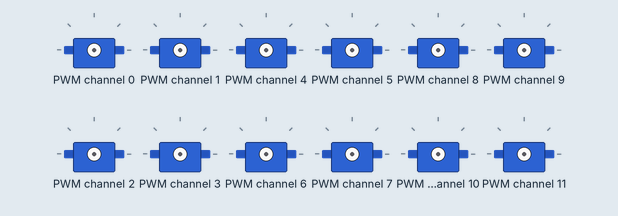
Simulated run of this program. Board: ESP32 board running MicroPython. Shown: 12 × servo. Servo angles are drawn from the pulse width (0.5 ms = 0°, 2.5 ms = 180°); what the program prints to the serial console is not drawn. At 16.1 s the program stops and its outputs stay as they are.

Above: at 0.1 s.
At 3.1 s:
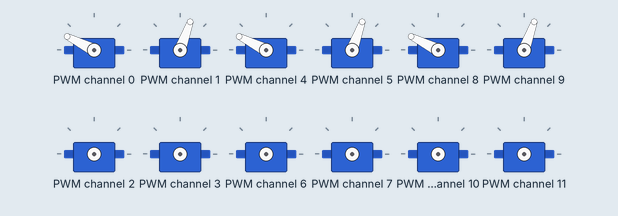
At 4.1 s:
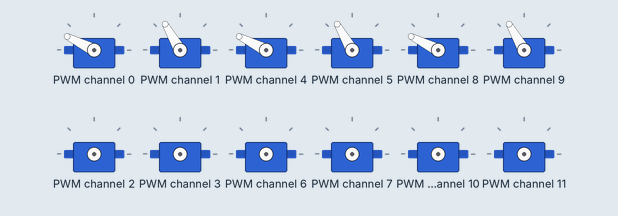
At 7.1 s:
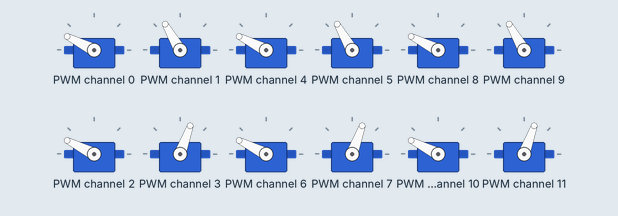
At 9.1 s:
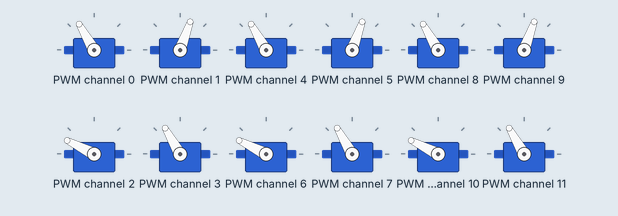
At 15.1 s:
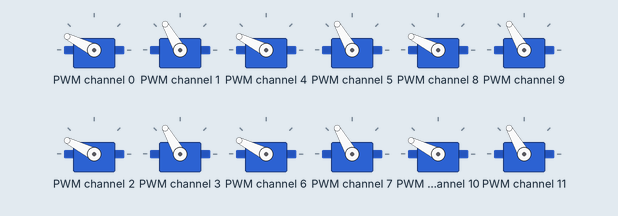
Timing chart, 0 to 16.6 s (numbered marks = the images above):
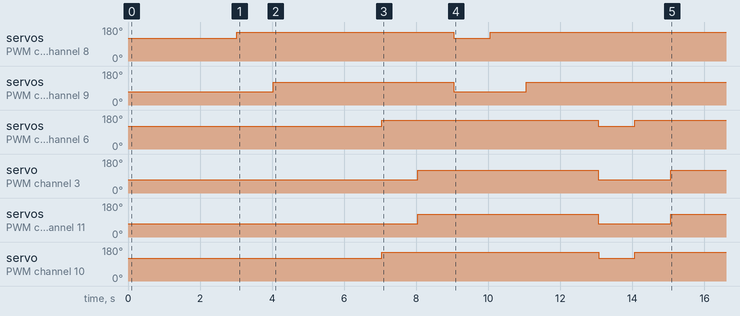

Measured:
- by itself, servo on PWM channel 0, servo on PWM channel 4, servo on PWM channel 8: 120° → 153° at 3.0 s, → 120° 6.0 s later, → 153° 1.0 s later
- by itself, servo on PWM channel 1, servo on PWM channel 5, servo on PWM channel 9: 70° → 120° at 4.0 s, → 70° 5.0 s later, → 120° 2.0 s later
- by itself, servo on PWM channel 2, servo on PWM channel 6, servo on PWM channel 10: 120° → 153° at 7.0 s, → 120° 6.0 s later, → 153° 1.0 s later
- by itself, servo on PWM channel 3, servo on PWM channel 7, servo on PWM channel 11: 70° → 120° at 8.0 s, → 70° 5.0 s later, → 120° 2.0 s later

The program:

Forward_V2-original-folder.py
```python
from machine import Pin, I2C
from time import sleep

# ================= CONFIG =================
PCA_ADDR = 0x40

# SG90 SAFE ANGLES
HIP_CENTER   = 90 #deg
HIP_FORWARD  = 120 #deg
HIP_BACKWARD = 60 #deg
KNEE_UP      = 45 #deg
KNEE_DOWN    = 90 #deg

STEP_DELAY = 1 #sec

print("Booting HEXAPOD TRIPOD WALK PROGRAM")

# ================= I2C =================
i2c = I2C(0, scl=Pin(22), sda=Pin(21), freq=100000)
devices = i2c.scan()
print("I2C devices:", devices)

if PCA_ADDR not in devices:
    raise Exception("PCA9685 not found")

# ================= PCA9685 =================
class PCA9685:
    def __init__(self, i2c, addr):
        self.i2c = i2c
        self.addr = addr
        self.i2c.writeto_mem(self.addr, 0x00, b'\x00')

    def set_freq(self, hz):
        prescale = int(25000000 / (4096 * hz) - 1)
        old = self.i2c.readfrom_mem(self.addr, 0x00, 1)[0]
        self.i2c.writeto_mem(self.addr, 0x00, bytes([(old & 0x7F) | 0x10]))
        self.i2c.writeto_mem(self.addr, 0xFE, bytes([prescale]))
        self.i2c.writeto_mem(self.addr, 0x00, bytes([old]))
        sleep(0.005)
        self.i2c.writeto_mem(self.addr, 0x00, bytes([old | 0xA1]))

    def set_pwm(self, ch, pulse):
        pulse = max(0, min(4095, pulse))
        reg = 0x06 + 4 * ch
        self.i2c.writeto_mem(
            self.addr,
            reg,
            bytearray([0, 0, pulse & 0xFF, pulse >> 8])
        )

pca = PCA9685(i2c, PCA_ADDR)
pca.set_freq(50)
print("PCA9685 ready @ 50Hz")

# ================= SERVO MAP =================
# leg : hip, knee
servos = {
    1: {"hip": 0,  "knee": 1},
    2: {"hip": 2,  "knee": 3},
    3: {"hip": 4,  "knee": 5},
    4: {"hip": 6,  "knee": 7},
    5: {"hip": 8,  "knee": 9},
    6: {"hip": 10, "knee": 11}
}

TRIPOD_A = [1, 3, 5]
TRIPOD_B = [2, 4, 6]

# ================= SERVO HELPERS =================
def angle_to_pulse(angle):
    angle = max(0, min(180, angle))
    return int(150 + (angle / 180) * 450)

def set_servo(ch, angle):
    pca.set_pwm(ch, angle_to_pulse(angle))

def set_leg(leg, hip, knee):
    set_servo(servos[leg]["hip"], hip)
    set_servo(servos[leg]["knee"], knee)
# ================= POSTURES =================
def stand():
    print("Standing posture")
    for leg in servos:
        set_leg(leg, HIP_CENTER, KNEE_DOWN)
        sleep(0.05)

def lift_tripod(tripod):
    for leg in tripod:
        set_leg(leg, HIP_CENTER, KNEE_UP)

def swing_tripod(tripod, direction):
    for leg in tripod:
        set_leg(leg, direction, KNEE_UP)

def plant_tripod(tripod, direction):
    for leg in tripod:
        set_leg(leg, direction, KNEE_DOWN)

# ================= WALK STEP =================
def tripod_step(tripod_lift):
    print(" Lifting:", tripod_lift)
    lift_tripod(tripod_lift)
    sleep(STEP_DELAY)

    print(" Swinging lifted legs forward")
    swing_tripod(tripod_lift, HIP_FORWARD)


    sleep(STEP_DELAY)

    print(" Planting lifted legs")
    plant_tripod(tripod_lift, HIP_FORWARD)
    sleep(STEP_DELAY)
# ================= WALK =================
def walk(steps):
    print("Walking forward | steps:", steps)
    for i in range(steps):
        print("Step", i + 1, "— Tripod A")
        tripod_step(TRIPOD_A)
        sleep(1)

        print("Step", i + 1, "— Tripod B")
        tripod_step(TRIPOD_B)

# ================= MAIN =================
sleep(1)
# stand()
sleep(1)

walk(2)

print("Walk complete. Holding position.")
```
